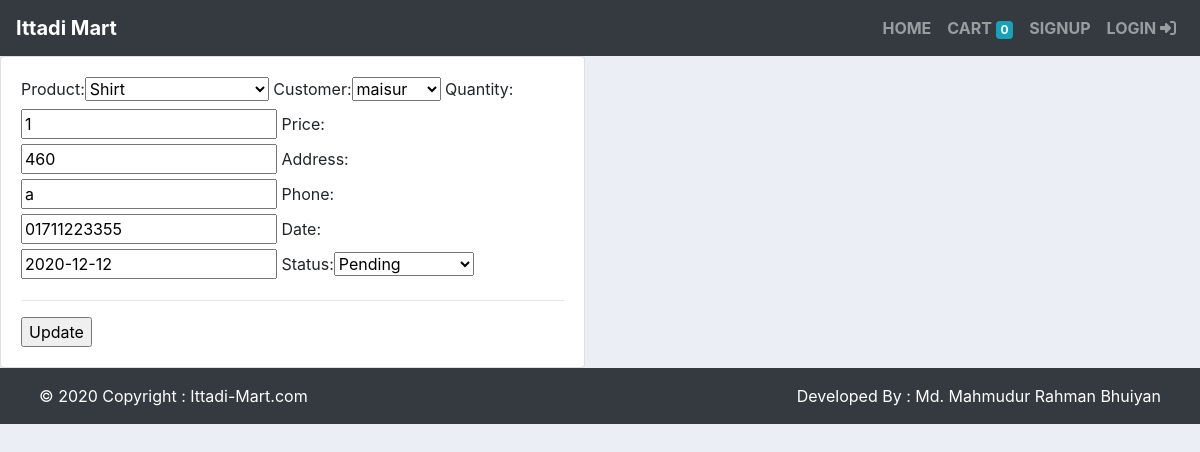
The page /update_order/3/ on the database its author committed.
### store/models/orders.py (models this page shows, shortened)
class Order(models.Model):
    STATUS = (
        ('Pending', 'Pending'),
        ('Out for delivery', 'Out for delivery'),
        ('Delivered', 'Delivered'),
    )
    product = models.ForeignKey(Product,
                                on_delete=models.CASCADE)
    customer = models.ForeignKey(Customer,
                                 on_delete=models.CASCADE)
    quantity = models.IntegerField(default=1)
    price = models.IntegerField()
    address = models.CharField(max_length=50, default='', blank=True)
    phone = models.CharField(max_length=50, default='', blank=True)
    date = models.DateField(default=datetime.datetime.today)
    status = models.CharField(max_length=200, null=True, default='Pending', choices=STATUS)

### store/views/cart.py (the view)
# urls.py: path('update_order/<str:pk>/', updateOrder, name='update_orders'),
def updateOrder(request, pk):
    order = Order.objects.get(id=pk)
    form = OrderForm(instance=order)
    if request.method == 'POST':
        form = OrderForm(request.POST, instance=order)
        if form.is_valid():
            form.save()
            return redirect('/')
    context = {'form': form}
    return render(request, 'update_orders.html', context)

### store/forms.py
class OrderForm(ModelForm):
    class Meta:
        model = Order
        fields = '__all__'

### store/models/customer.py (called while the page is built)
    def __str__(self):
        return self.first_name

### store/models/product.py (called while the page is built)
    def __str__(self):
        return self.name

### store/templates/update_orders.html (shortened to what this page needs)
{% extends 'base.html' %}
{% block content %}
{% load cart %}
{% load custom_filter %}
<div class="row">
	<div class="col-md-6">
		<div class="card card-body">
			<form action="" method="POST">
				{{form}}
				<hr>
				<input type="submit" name="Submit" value="Update">
			</form>
		</div>
	</div>
</div>
{% endblock %}

### store/static/css/style.css (style rules this page uses)
body { background-color: #ebeff5; }

### rows shown on the page
Order: product "Shirt", customer "maisur", quantity "1", price "460", address "a", phone "01711223355", date "2020-12-12", status "Pending"

### other values the page prints
{{ request.session.cart.keys|length }} "0"
